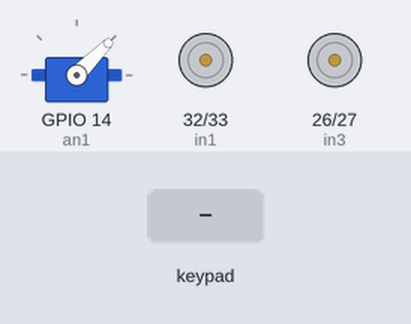
A sketch run on a simulated ESP32. Shown: servo, motor-driver pin pairs drawn as motors (green arrow = first pin HIGH = forward, orange = second pin HIGH = backward, longer = more drive, scaled by the enable pin). The inputs (shaded band) are chosen by the test bench. What the sketch prints to the serial monitor is not drawn.

Above: at 1.2 s.
1.3 s: key 'O' pressed
At 3.1 s:
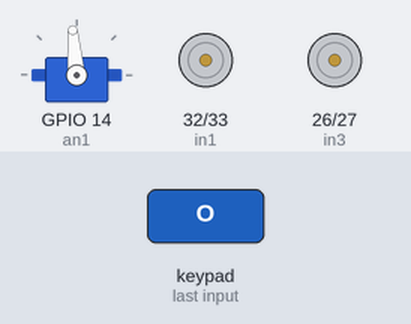
3.5 s: key 'U' pressed
At 3.7 s:
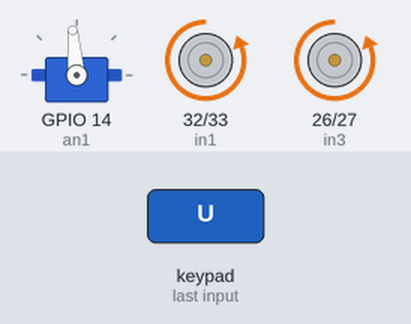
5.4 s: key 'D' pressed
At 5.6 s:
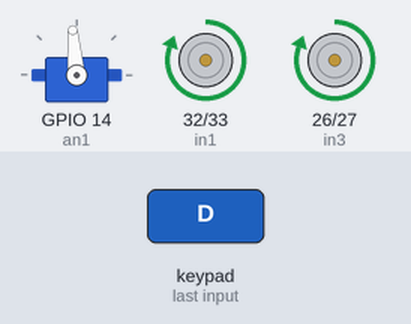
7.3 s: key 'L' pressed
At 7.5 s:
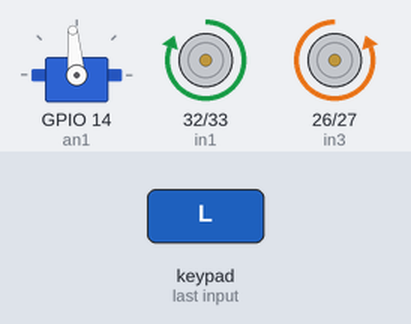
9.2 s: key 'R' pressed
At 9.4 s:
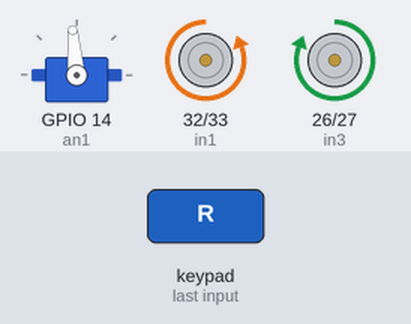
Timing chart, 0 to 12.1 s (numbered marks = the images above; inputs shaded):
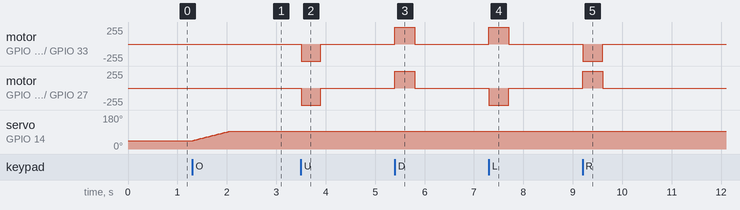

Measured:
- after the input at 1.3 s, servo on GPIO 14 (an1): moves from 45° to 95° over 0.73 s, starting at once
- after the input at 3.5 s, motor on GPIO 32 (in1) / GPIO 33 (in2), motor on GPIO 26 (in3) / GPIO 27 (in4): stopped → backward 255/255 at once, → stopped 0.40 s later
- after the input at 5.4 s, motor on GPIO 32 (in1) / GPIO 33 (in2), motor on GPIO 26 (in3) / GPIO 27 (in4): stopped → forward 255/255 at once, → stopped 0.40 s later
- after the input at 7.3 s, motor on GPIO 32 (in1) / GPIO 33 (in2): stopped → forward 255/255 at once, → stopped 0.40 s later; motor on GPIO 26 (in3) / GPIO 27 (in4): stopped → backward 255/255 at once, → stopped 0.40 s later
- after the input at 9.2 s, motor on GPIO 32 (in1) / GPIO 33 (in2): stopped → backward 255/255 at once, → stopped 0.40 s later; motor on GPIO 26 (in3) / GPIO 27 (in4): stopped → forward 255/255 at once, → stopped 0.40 s later

The sketch:

pwn_setup.ino
```cpp
#define CUSTOM_SETTINGS
#define INCLUDE_GAMEPAD_MODULE
#include <DabbleESP32.h>
#include <ESP32Servo.h>

// --- PIN DEFINITIONS ---
#define in1 32
#define in2 33
#define en1 25

#define in3 26
#define in4 27
#define en2 13

Servo myservo;
#define an1 14

// --- HELPER FUNCTION ---
void setMotors(int inA, int inB, int pwm, int speed) {
  if (speed > 0) {
    digitalWrite(inA, HIGH);
    digitalWrite(inB, LOW);
    analogWrite(pwm, speed);
  } else if (speed < 0) {
    digitalWrite(inA, LOW);
    digitalWrite(inB, HIGH);
    analogWrite(pwm, -speed);
  } else {
    digitalWrite(inA, LOW);
    digitalWrite(inB, LOW);
    analogWrite(pwm, 0);
  }
}

void setup() {
  Serial.begin(115200);
  Dabble.begin("1234");
  Serial.println("Dabble ready!");

  pinMode(in1, OUTPUT); pinMode(in2, OUTPUT); pinMode(en1, OUTPUT);
  pinMode(in3, OUTPUT); pinMode(in4, OUTPUT); pinMode(en2, OUTPUT);

  myservo.attach(an1);
  myservo.write(45); // Start position
}

void loop() {
  Dabble.processInput();

  int x_value = GamePad.getXaxisData(); // -7 to 7
  int y_value = GamePad.getYaxisData(); // -7 to 7

  // --- TANK MIXING ---
  // Left motor  = Forward/Back + Turn
  // Right motor = Forward/Back - Turn
  int leftSpeed  = constrain((y_value + x_value) * 255 / 7, -255, 255);
  int rightSpeed = constrain((y_value - x_value) * 255 / 7, -255, 255);

  // Dead zone — ignore tiny joystick drift
  if (abs(x_value) <= 1 && abs(y_value) <= 1) {
    leftSpeed  = 0;
    rightSpeed = 0;
    Serial.println("STOP");
  } else {
    Serial.printf("L: %d  R: %d\n", leftSpeed, rightSpeed);
  }

  setMotors(in1, in2, en1, -leftSpeed);  // Flip sign if motor is wired reversed
  setMotors(in3, in4, en2, -rightSpeed);

  // --- SERVO CONTROL ---
  if (GamePad.isCirclePressed()) {
    Serial.println("Servo UP");
    for (int i = 45; i <= 95; i++) {
      myservo.write(i);
      delay(15); // 15ms per step = ~0.75s total, not 50s
    }
  }

  if (GamePad.isTrianglePressed()) {
    Serial.println("Servo DOWN");
    for (int i = 95; i >= 45; i--) {
      myservo.write(i);
      delay(15);
    }
  }
}
```
